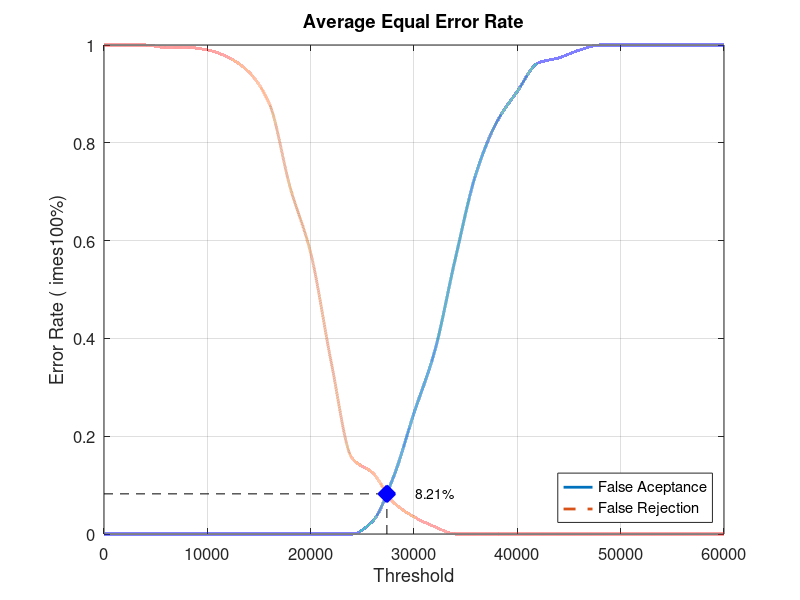
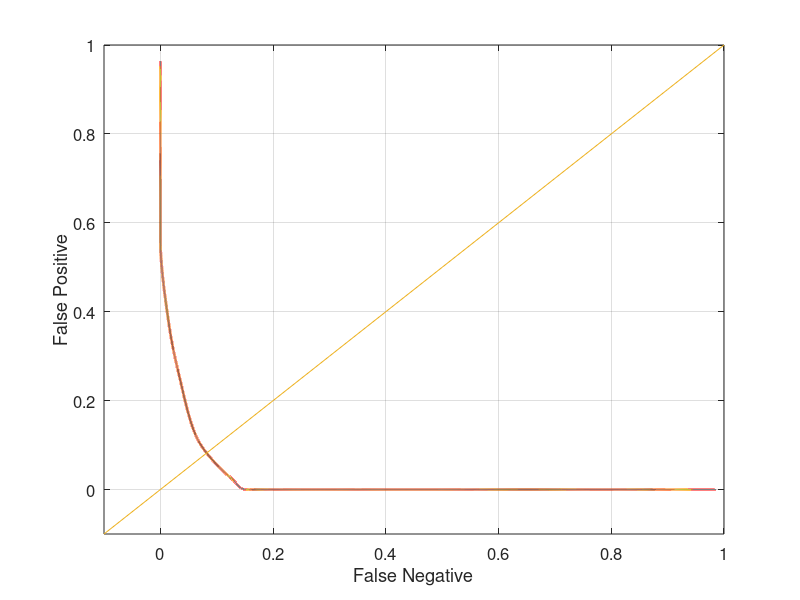

The MATLAB script that drew these images, in order:
close all;
clear;
clc;
x = 0:2000:60000;
xq = 0:0.5:60000;

y0 = [0 0 0 0 0 0 0 0 0 0 0 0 0 0.0263158 0.115789 0.247368 0.373684 0.563158 0.736842 0.842105 0.905263 0.963158 0.973684 0.989474 1 1 1 1 1 1 1]
yy0 = interp1(x, y0, xq, 'pchip');
y1 = [1 1 1 0.995 0.995 0.99 0.975 0.945 0.88 0.71 0.575 0.35 0.155 0.125 0.065 0.035 0.015 0 0 0 0 0 0 0 0 0 0 0 0 0 0]
yy1 = interp1(x, y1, xq, 'pchip');

% Calculating EER: 
y2 = abs(y0 - y1);
find(y2 == min(y2))
yy2 = abs(yy0 - yy1);
xEER = find(yy2 == min(yy2));
xEERIndex = xq(xEER) % X-axis EER
yEER = yy0(xEER) % Y-axis EER

main = figure
plot(xq, yy0,'-','LineWidth', 2);	hold on
plot(xq, yy1,'--','LineWidth', 2);	hold on
plot([xEERIndex xEERIndex], [0 yEER], 'k--');	hold on
plot([0 xEERIndex], [yEER yEER], 'k--');	hold on
plot(xEERIndex, yEER, 'bx', 'LineWidth', 10);	hold on
text(xEERIndex + 10 * xEERIndex / 100, yEER, [num2str(round((10000 * yEER)) / 100) '%'])
legend('False Aceptance', 'False Rejection', 'Location', 'SouthEast')
xlabel('Threshold')
ylabel('Error Rate (	imes100%)')
title('Average Equal Error Rate')
set(gca, 'FontSize', 12)
axis([0 60000 0 1])
grid on

print(main, 'Database1_4Main', '-dpng');
FNRxFPR = figure('Color', [1 1 1]);
plot(yy1, yy0, '-', yy1, yy0, 'LineWidth', 2);
hold on
y = -0.1:0.1:1
plot(y, y); 
set(gca, 'FontSize', 12)
xlabel('False Negative')
ylabel('False Positive')
axis([-0.1 1 -0.1 1])
set(gca, 'FontSize', 12)
grid on

print(FNRxFPR, 'Database1_4FNRxFPR','-dpng');
